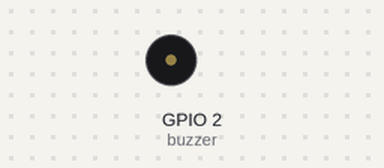
This sketch was run on a simulated ESP32-C6. On the bench: buzzer (waves = sounding).

Above: at 2.5 s.
At 4.2 s:
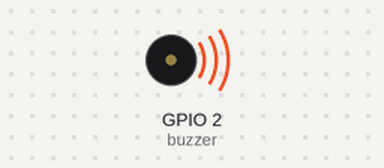
Timing chart, 0 to 8.2 s (numbered marks = the images above):
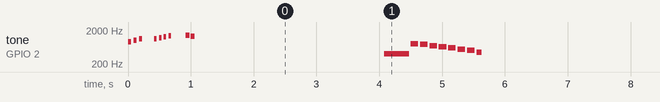

The sketch:

sound.ino
```cpp
int buzzer = 2; // ESP32-C6 buzzer pin

void setup() {
  pinMode(buzzer, OUTPUT);
}

void loop() {
  // Cycle through the new, expressive emotions
  bumbleBee_LaughingJoy();
  delay(3000);

  bumbleBee_SadDejected();
  delay(3000);

  bumbleBee_AngryFrustrated_Revised();
  delay(3000);
}

// ---------------------------
// Bumblebee Expressive Emotions Functions
// ---------------------------

// 😂 Laughing/Joy: Rapid, ascending, bouncy chirps with pauses, like short, cheerful bursts of air.
void bumbleBee_LaughingJoy() {
  int duration = 50; // Short duration for a bouncy, light feel

  // First laugh burst: ascending quickly
  for (int i = 0; i < 3; i++) {
    buzzSyllable(900 + (i * 100), duration);
    delay(20); // Very short gap
  }
  delay(150); // Pause between bursts

  // Second burst: slightly higher and faster
  for (int i = 0; i < 4; i++) {
    buzzSyllable(1100 + (i * 80), duration - 10);
    delay(15);
  }
  delay(200);

  // Final giggle: a quick, high flourish
  buzzSyllable(1400, 60);
  buzzSyllable(1300, 60);

  noTone(buzzer);
}

// 😢 Sad/Dejected: Slow, drawn-out, descending tones, emphasizing low frequency and long duration.
void bumbleBee_SadDejected() {
  // A long, low, wavering tone (sigh)
  tone(buzzer, 400, 400); // Very low, sustained tone
  delay(420);

  // A slowly descending phrase (gloom)
  for(int f = 800; f >= 500; f -= 50) {
    tone(buzzer, f, 120);
    delay(150); // Long delay makes it sound slow and mournful
  }

  // A final, soft, low chirp (teardrop)
  buzzSyllable(450, 80);

  noTone(buzzer);
}

// 😠 Angry/Frustrated (Revised): Staccato, mid-low tones, and a sudden, sharp sputter.
void bumbleBee_AngryFrustrated_Revised() {
  // Low, repetitive, short bursts (stomping foot)
  for (int i = 0; i < 5; i++) {
    buzzSyllable(600, 70);
    delay(40);
  }
  delay(100);

  // A sudden, sharp spike followed by a sputter (outburst of rage)
  tone(buzzer, 1600, 50); // Quick, high spike (still short to avoid grating)
  delay(60);

  // Grinding sputter
  for(int i=0; i<3; i++){
    tone(buzzer, 700 + (i % 2) * 50, 40);
    delay(45);
    noTone(buzzer); // Choppy sound for frustration
    delay(30);
  }

  noTone(buzzer);
}

// ---------------------------
// Helper function for single "syllable"
// ---------------------------
void buzzSyllable(int frequency, int duration){
  tone(buzzer, frequency, duration);
  delay(duration + 20);
}
```

Measured:
- by itself, tone on GPIO 2 (buzzer): plays 900 Hz for 0.05 s, 1000 Hz for 0.05 s, 1100 Hz for 0.05 s, 1100 Hz for 0.04 s, 1180 Hz for 0.04 s, 1260 Hz for 0.04 s … (279 notes in this stretch)
